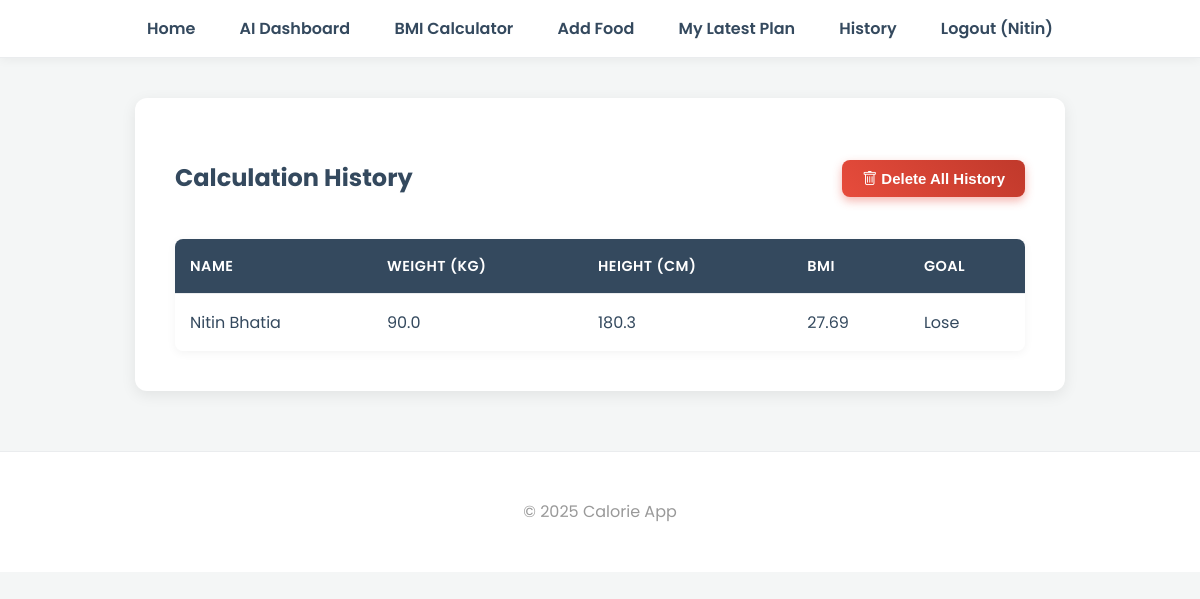
Page /history (signed in) on the earlier database version.
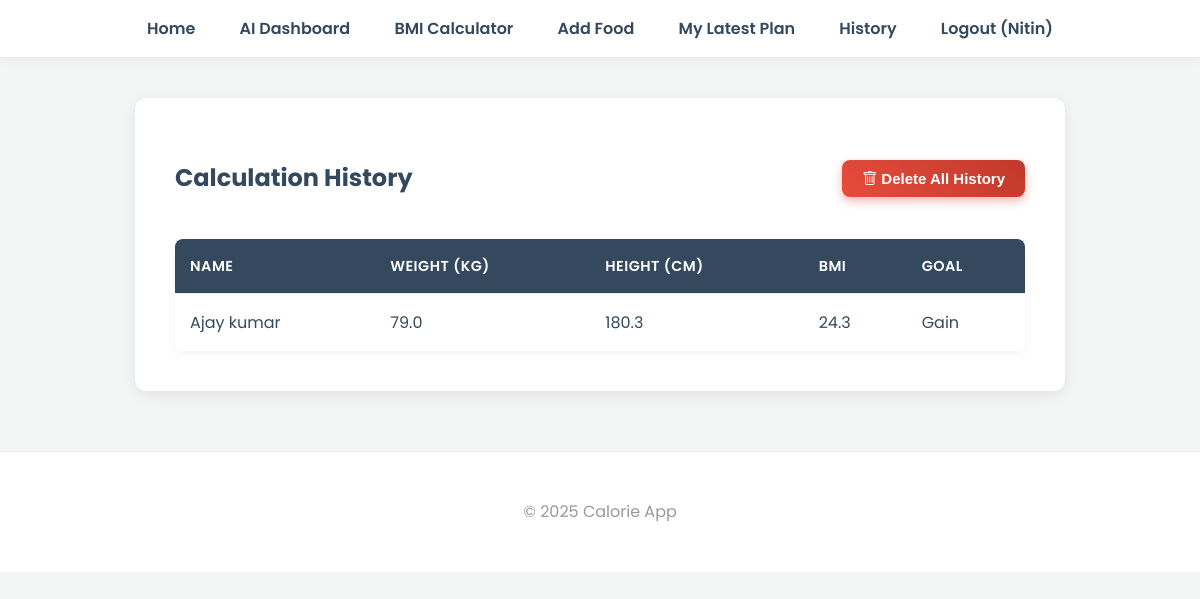
Same page on the later database version.
### models.py (models this page shows)
class UserHistory(db.Model):
    id = db.Column(db.Integer, primary_key=True)
    user_id = db.Column(db.Integer, db.ForeignKey('user.id'), nullable=False)
    name = db.Column(db.String(50), nullable=False)
    weight = db.Column(db.Float, nullable=False)
    height = db.Column(db.Float, nullable=False)
    bmi = db.Column(db.Float, nullable=False)
    goal = db.Column(db.String(20))
    diet_plan = db.Column(db.Text)

### routes/diet_routes.py (the view)
@diet_bp.route('/history')
@login_required
def history():
    records = UserHistory.query.filter_by(user_id=current_user.id).order_by(UserHistory.id.desc()).all()
    return render_template("history.html", records=records)

### app.py (called while the page is built)
@login_manager.user_loader
def load_user(user_id):
    return User.query.get(int(user_id))

### templates/history.html
{% extends "base.html" %}
{% block content %}
<div class="container">
    <div class="history-header">
        <h2>Calculation History</h2>
        {% if records %}
        <form method="POST" action="{{ url_for('diet.delete_history') }}" onsubmit="return confirm('Are you sure you want to delete your entire history? This action cannot be undone.');">
            <button type="submit" class="btn delete-btn">
                <i class="bi bi-trash"></i> Delete All History
            </button>
        </form>
        {% endif %}
    </div>
    {% if records %}
    <table class="history-table">
        <thead>
            <tr>
                <th>Name</th>
                <th>Weight (kg)</th>
                <th>Height (cm)</th>
                <th>BMI</th>
                <th>Goal</th>
            </tr>
        </thead>
        <tbody>
            {% for record in records %}
            <tr>
                <td>{{ record.name }}</td>
                <td>{{ record.weight }}</td>
                <td>{{ record.height }}</td>
                <td>{{ record.bmi }}</td>
                <td>{{ record.goal|title }}</td>
            </tr>
            {% endfor %}
        </tbody>
    </table>
    {% else %}
    <div class="alert" style="margin-top: 20px;">
        <p>You have no saved history.</p>
    </div>
    {% endif %}
</div>
{% endblock %}

Differences in the rows shown:
changed UserHistory: name "Nitin Bhatia" → "Ajay kumar"; weight "90.0" → "79.0"; bmi "27.69" → "24.3"; goal "Lose" → "Gain"
